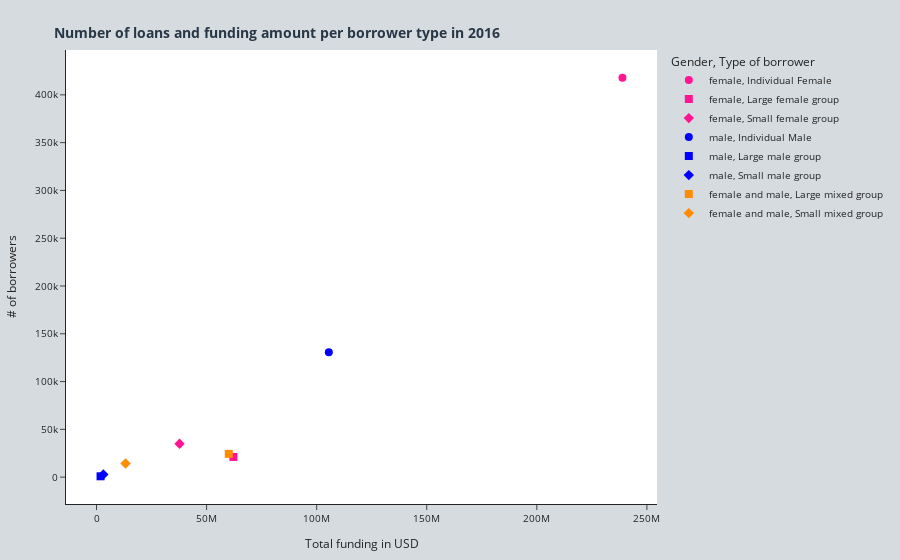

The notebook cell saved with this chart:
### Code cell
#define scatter plot
loan_group_scatter = px.scatter(
    df_group_loanamount,
    y="count_borrower",
    x="sum_funded",
    color="borrower_type_general",
    color_discrete_map={
        'female': 'deeppink',
        'male': 'blue',
        'female and male': 'darkorange'
    },
    symbol="borrower_type",
    symbol_map={
        'Individual Female': 'circle',
        'Individual Male': 'circle',
        'Large female group': 'square',
        'Large male group': 'square',
        'Large mixed group': 'square',
        'Small female group': 'diamond',
        'Small male group': 'diamond',
        'Small mixed group': 'diamond'
    },
    labels={
        'borrower_type': 'Type of borrower',
        'count_borrower': '# borrowers',
        'sum_funded': 'Total amount funded',
        'borrower_type_general': 'Gender',
        
    },
    
    custom_data=df_group_loanamount[[
        'count_borrower', 'sum_funded', 'borrower_type_general',
        'borrower_type'
    ]])

# set marker size of the symbols
loan_group_scatter.update_traces(marker_size=8)

# adjust scatterplot's layout
loan_group_scatter.update_layout(
    title='<b>Number of loans and funding amount per borrower type in 2016<b>',
    xaxis_title='Total funding in USD',
    yaxis_title='# of borrowers',
    title_x=0.06,
    title_y=0.95,
    template='simple_white',
    font_size=10,
    title_font_color='#283747 ',
    hoverlabel=dict(font_size=13, font_family="Calibri"),
    paper_bgcolor="#d6dbdf",
    margin=dict(t=50, l=25, r=25, b=25))


#display scatter plot
loan_group_scatter.show()

### Figure 1 — Plotly figure (JSON) as saved in the notebook; plotly's stock layout.template omitted (floating-point values rounded to 4 significant figures)
{"data": [{"customdata": [[417945, 238899000, "female", "Individual Female"]], "hovertemplate": "Gender=female<br>Type of borrower=Individual Female<br>Total amount funded=%{x}<br># borrowers=%{y}<extra></extra>", "legendgroup": "female, Individual Female", "marker": {"color": "deeppink", "size": 8, "symbol": "circle"}, "mode": "markers", "name": "female, Individual Female", "orientation": "v", "showlegend": true, "type": "scatter", "x": [238899000], "xaxis": "x", "y": [417945], "yaxis": "y"}, {"customdata": [[21134, 62184150, "female", "Large female group"]], "hovertemplate": "Gender=female<br>Type of borrower=Large female group<br>Total amount funded=%{x}<br># borrowers=%{y}<extra></extra>", "legendgroup": "female, Large female group", "marker": {"color": "deeppink", "size": 8, "symbol": "square"}, "mode": "markers", "name": "female, Large female group", "orientation": "v", "showlegend": true, "type": "scatter", "x": [62184150], "xaxis": "x", "y": [21134], "yaxis": "y"}, {"customdata": [[34865, 37728575, "female", "Small female group"]], "hovertemplate": "Gender=female<br>Type of borrower=Small female group<br>Total amount funded=%{x}<br># borrowers=%{y}<extra></extra>", "legendgroup": "female, Small female group", "marker": {"color": "deeppink", "size": 8, "symbol": "diamond"}, "mode": "markers", "name": "female, Small female group", "orientation": "v", "showlegend": true, "type": "scatter", "x": [37728575], "xaxis": "x", "y": [34865], "yaxis": "y"}, {"customdata": [[130706, 105522615, "male", "Individual Male"]], "hovertemplate": "Gender=male<br>Type of borrower=Individual Male<br>Total amount funded=%{x}<br># borrowers=%{y}<extra></extra>", "legendgroup": "male, Individual Male", "marker": {"color": "blue", "size": 8, "symbol": "circle"}, "mode": "markers", "name": "male, Individual Male", "orientation": "v", "showlegend": true, "type": "scatter", "x": [105522615], "xaxis": "x", "y": [130706], "yaxis": "y"}, {"customdata": [[884, 1838075, "male", "Large male group"]], "hovertemplate": "Gender=male<br>Type of borrower=Large male group<br>Total amount funded=%{x}<br># borrowers=%{y}<extra></extra>", "legendgroup": "male, Large male group", "marker": {"color": "blue", "size": 8, "symbol": "square"}, "mode": "markers", "name": "male, Large male group", "orientation": "v", "showlegend": true, "type": "scatter", "x": [1838075], "xaxis": "x", "y": [884], "yaxis": "y"}, {"customdata": [[2700, 3105575, "male", "Small male group"]], "hovertemplate": "Gender=male<br>Type of borrower=Small male group<br>Total amount funded=%{x}<br># borrowers=%{y}<extra></extra>", "legendgroup": "male, Small male group", "marker": {"color": "blue", "size": 8, "symbol": "diamond"}, "mode": "markers", "name": "male, Small male group", "orientation": "v", "showlegend": true, "type": "scatter", "x": [3105575], "xaxis": "x", "y": [2700], "yaxis": "y"}, {"customdata": [[24327, 60074525, "female and male", "Large mixed group"]], "hovertemplate": "Gender=female and male<br>Type of borrower=Large mixed group<br>Total amount funded=%{x}<br># borrowers=%{y}<extra></extra>", "legendgroup": "female and male, Large mixed group", "marker": {"color": "darkorange", "size": 8, "symbol": "square"}, "mode": "markers", "name": "female and male, Large mixed group", "orientation": "v", "showlegend": true, "type": "scatter", "x": [60074525], "xaxis": "x", "y": [24327], "yaxis": "y"}, {"customdata": [[14272, 13188400, "female and male", "Small mixed group"]], "hovertemplate": "Gender=female and male<br>Type of borrower=Small mixed group<br>Total amount funded=%{x}<br># borrowers=%{y}<extra></extra>", "legendgroup": "female and male, Small mixed group", "marker": {"color": "darkorange", "size": 8, "symbol": "diamond"}, "mode": "markers", "name": "female and male, Small mixed group", "orientation": "v", "showlegend": true, "type": "scatter", "x": [13188400], "xaxis": "x", "y": [14272], "yaxis": "y"}], "layout": {"font": {"size": 10}, "hoverlabel": {"font": {"family": "Calibri", "size": 13}}, "legend": {"title": {"text": "Gender, Type of borrower"}, "tracegroupgap": 0}, "margin": {"b": 25, "l": 25, "r": 25, "t": 50}, "paper_bgcolor": "#d6dbdf", "title": {"font": {"color": "#283747 "}, "text": "<b>Number of loans and funding amount per borrower type in 2016<b>", "x": 0.06, "y": 0.95}, "xaxis": {"anchor": "y", "domain": [0, 1], "title": {"text": "Total funding in USD"}}, "yaxis": {"anchor": "x", "domain": [0, 1], "title": {"text": "# of borrowers"}}}}
